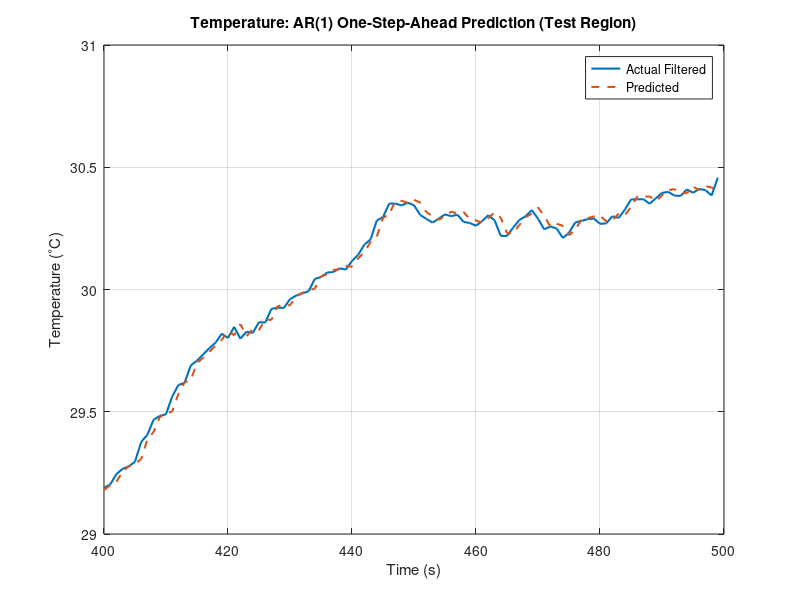
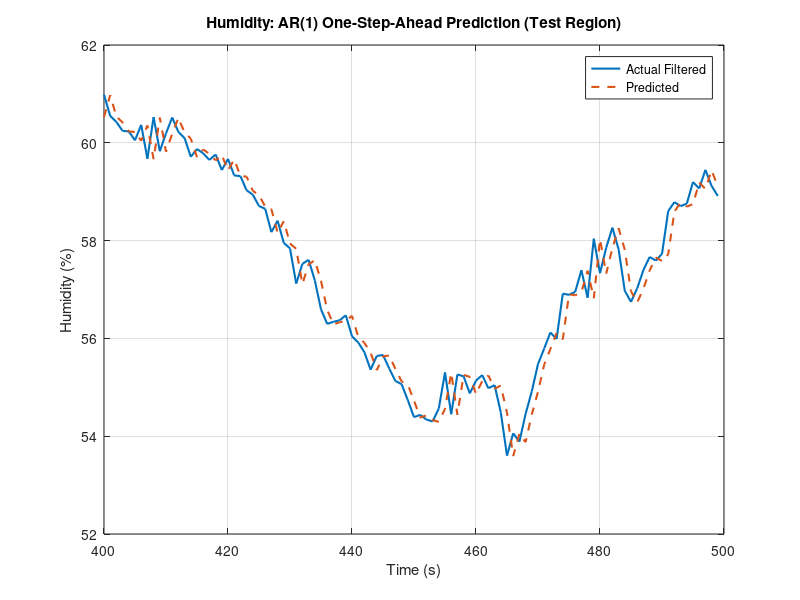

Source code (MATLAB) for these figures, in order:
%% MODULE 4: Prediction using AR(1) Model
% We use the best filtered signals (temp_filt, hum_filt) from Module 3
% and build an AR(1) model for each sensor.
% Then we perform one-step-ahead prediction and evaluate the prediction error.

clc;  % if separate file
load('sensor_filtered_signals.mat');  % contains temp_filt, hum_filt, t, n, Fs, etc.

%% 1. Train-test split
train_ratio = 0.8;
N           = length(n);
N_train     = floor(train_ratio * N);

% Temperature
temp_train = temp_filt(1:N_train);
temp_test  = temp_filt(N_train+1:end);
t_test     = t(N_train+1:end);
N_test     = length(temp_test);

% Humidity
hum_train = hum_filt(1:N_train);
hum_test  = hum_filt(N_train+1:end);

%% 2. Estimate AR(1) parameter 'a' for Temperature
% a_temp = sum(x[n]*x[n-1]) / sum(x[n-1]^2) over training region

num_temp = sum(temp_train(2:end) .* temp_train(1:end-1));
den_temp = sum(temp_train(1:end-1).^2);
a_temp   = num_temp / den_temp;

fprintf('\nEstimated AR(1) coefficient for Temperature: a_temp = %.4f\n', a_temp);

%% 3. One-step-ahead prediction for Temperature (on test region)
temp_pred = zeros(1, N_test);

% One-step-ahead prediction:
%   \hat{x}[k] = a * x[k-1]
% For the first test sample, use last training sample as x[k-1]
prev_val = temp_train(end);

for k = 1:N_test
    temp_pred(k) = a_temp * prev_val;
    % For one-step-ahead real prediction, we then update prev_val with the actual test value
    prev_val = temp_test(k);
end

% Prediction error and MSE
temp_pred_error = temp_test - temp_pred;
mse_temp_pred   = mean(temp_pred_error.^2);
fprintf('Temperature AR(1) prediction MSE = %.4f\n', mse_temp_pred);

%% 4. Estimate AR(1) parameter 'a' for Humidity
num_hum = sum(hum_train(2:end) .* hum_train(1:end-1));
den_hum = sum(hum_train(1:end-1).^2);
a_hum   = num_hum / den_hum;

fprintf('Estimated AR(1) coefficient for Humidity   : a_hum  = %.4f\n', a_hum);

%% 5. One-step-ahead prediction for Humidity
N_test_hum = length(hum_test);
hum_pred   = zeros(1, N_test_hum);

prev_val = hum_train(end);
for k = 1:N_test_hum
    hum_pred(k) = a_hum * prev_val;
    prev_val = hum_test(k);
end

hum_pred_error = hum_test - hum_pred;
mse_hum_pred   = mean(hum_pred_error.^2);
fprintf('Humidity AR(1) prediction MSE   = %.4f\n', mse_hum_pred);

%% 6. Plot Temperature: Actual vs Predicted (Test Region)
figure;
plot(t_test, temp_test, 'LineWidth', 1.5); hold on;
plot(t_test, temp_pred, '--', 'LineWidth', 1.5);
xlabel('Time (s)');
ylabel('Temperature (^{\circ}C)');
title('Temperature: AR(1) One-Step-Ahead Prediction (Test Region)');
legend('Actual Filtered', 'Predicted');
grid on;

%% 7. Plot Humidity: Actual vs Predicted (Test Region)
figure;
plot(t_test, hum_test, 'LineWidth', 1.5); hold on;
plot(t_test, hum_pred, '--', 'LineWidth', 1.5);
xlabel('Time (s)');
ylabel('Humidity (%)');
title('Humidity: AR(1) One-Step-Ahead Prediction (Test Region)');
legend('Actual Filtered', 'Predicted');
grid on;

%% 8. Save prediction results for later modules (anomaly detection, etc.)
save('sensor_prediction_results.mat', ...
     't', 'n', ...
     'temp_filt', 'hum_filt', ...
     'temp_test', 'hum_test', ...
     'temp_pred', 'hum_pred', ...
     'mse_temp_pred', 'mse_hum_pred', ...
     'a_temp', 'a_hum', 'Fs');
